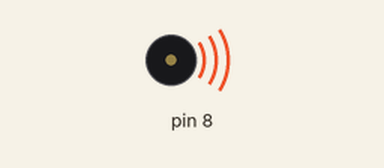
A sketch run on a simulated Arduino Uno, built with avr-gcc and run on an emulated ATmega328P. On the bench: buzzer (waves = sounding).

Above: at 0.2 s.
At 8.5 s:
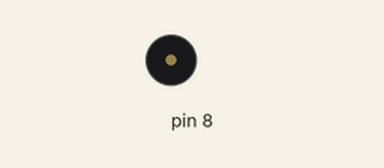
Timing chart, 0 to 12.4 s (numbered marks = the images above):
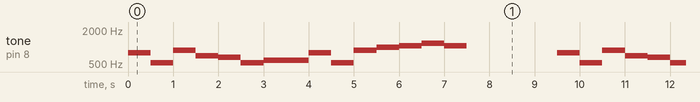

Measured:
- by itself, tone on pin 8: repeats every 9.5 s: 523 Hz 0.50 s, 880 Hz 0.50 s, 698 Hz 0.50 s, 659 Hz 0.50 s, 523 Hz 0.50 s, 587 Hz 1.0 s, 784 Hz 0.50 s, 523 Hz 0.50 s, 880 Hz 0.50 s, 988 Hz 0.50 s, 1047 Hz 0.50 s, 1175 Hz 0.50 s, 1047 Hz 0.50 s, silent 2.0 s, 784 Hz 0.50 s

The sketch:

DoReyMiFaReyMeDo.ino
```cpp
//www.elegoo.com
//2016.12.08

#include "pitches.h"

// notes in the melody:
int melody[] = {
  So, Do, La, Fa, Mi, Do, Re, Re, So, Do, La, Te, Doh, Rey, Doh };
int duration = 500;  // 500 miliseconds

void setup() {

}

void loop() {
  for (int thisNote = 0; thisNote < 15; thisNote++) {
    // pin8 output the voice, every scale is 0.5 sencond
    tone(8, melody[thisNote], duration);

    // Output the voice after several minutes
    delay(500);
  }

  // restart after two seconds
  delay(2000);
}
```

pitches.h
```cpp
/*************************************************
 * Public Constants
 *************************************************/

#define NOTE_B0  31
#define NOTE_C1  33
#define NOTE_CS1 35
#define NOTE_D1  37
#define NOTE_DS1 39
#define NOTE_E1  41
#define NOTE_F1  44
#define NOTE_FS1 46
#define NOTE_G1  49
#define NOTE_GS1 52
#define NOTE_A1  55
#define NOTE_AS1 58
#define NOTE_B1  62
#define NOTE_C2  65
#define NOTE_CS2 69
#define NOTE_D2  73
#define NOTE_DS2 78
#define NOTE_E2  82
#define NOTE_F2  87
#define NOTE_FS2 93
#define NOTE_G2  98
#define NOTE_GS2 104
#define NOTE_A2  110
#define NOTE_AS2 117
#define NOTE_B2  123
#define NOTE_C3  131
#define NOTE_CS3 139
#define NOTE_D3  147
#define NOTE_DS3 156
#define NOTE_E3  165
#define NOTE_F3  175
#define NOTE_FS3 185
#define NOTE_G3  196
#define NOTE_GS3 208
#define NOTE_A3  220
#define NOTE_AS3 233
#define NOTE_B3  247
#define NOTE_C4  262
#define NOTE_CS4 277
#define NOTE_D4  294
#define NOTE_DS4 311
#define NOTE_E4  330
#define NOTE_F4  349
#define NOTE_FS4 370
#define NOTE_G4  392
#define NOTE_GS4 415
#define NOTE_A4  440
#define NOTE_AS4 466
#define NOTE_B4  494
#define Do  523
#define NOTE_CS5 554
#define Re  587
#define NOTE_DS5 622
#define Mi  659
#define Fa  698
#define NOTE_FS5 740
#define So  784
#define NOTE_GS5 831
#define La  880
#define NOTE_AS5 932
#define Te  988
#define Doh  1047
#define NOTE_CS6 1109
#define Rey  1175
#define NOTE_DS6 1245
#define NOTE_E6  1319
#define NOTE_F6  1397
#define NOTE_FS6 1480
#define NOTE_G6  1568
#define NOTE_GS6 1661
#define NOTE_A6  1760
#define NOTE_AS6 1865
#define NOTE_B6  1976
#define NOTE_C7  2093
#define NOTE_CS7 2217
#define NOTE_D7  2349
#define NOTE_DS7 2489
#define NOTE_E7  2637
#define NOTE_F7  2794
#define NOTE_FS7 2960
#define NOTE_G7  3136
#define NOTE_GS7 3322
#define NOTE_A7  3520
#define NOTE_AS7 3729
#define NOTE_B7  3951
#define NOTE_C8  4186
#define NOTE_CS8 4435
#define NOTE_D8  4699
#define NOTE_DS8 4978
```
